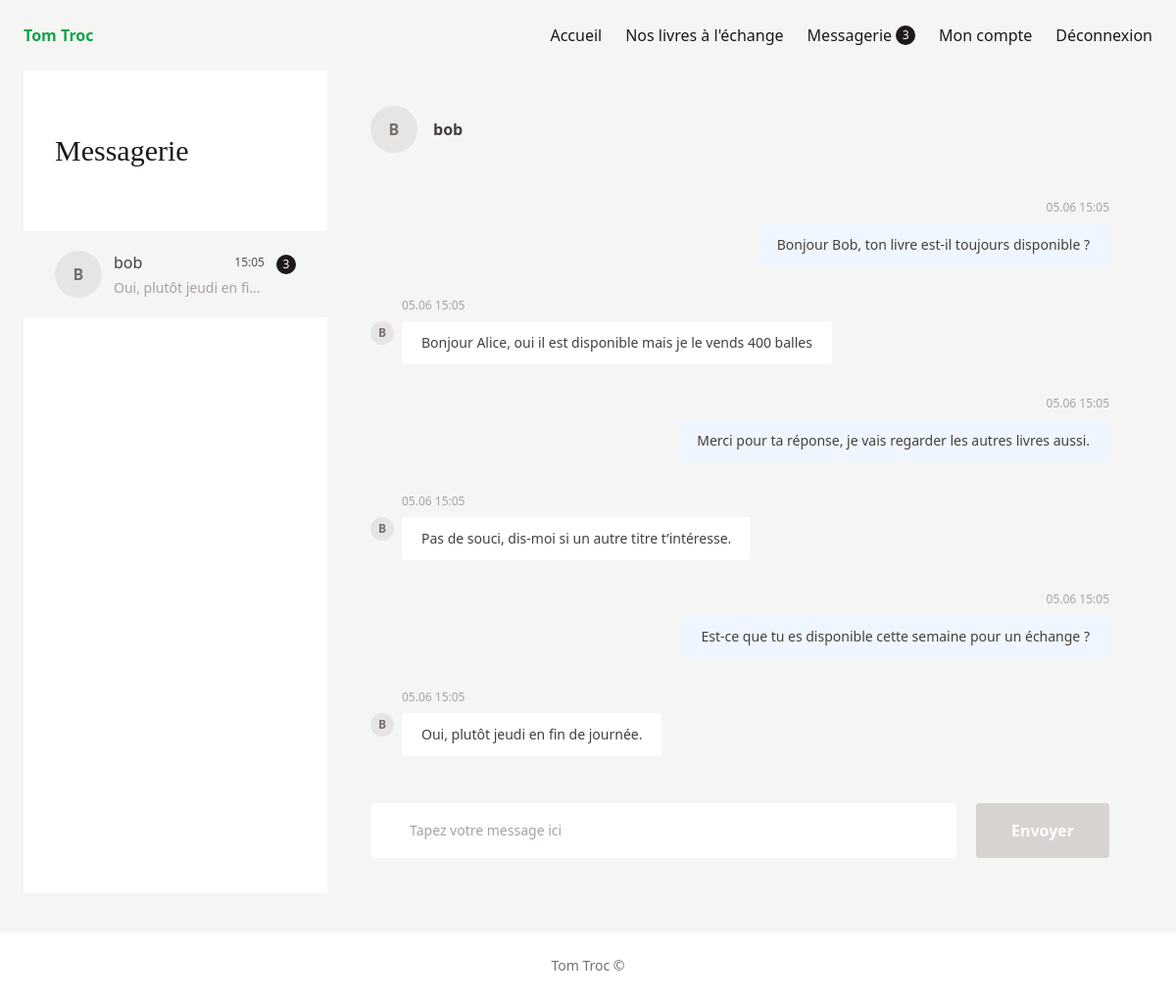
/index.php?action=messages&user=2 (signed in), run on the app's committed database.
### tables this page shows
CREATE TABLE messages (
    id INT AUTO_INCREMENT PRIMARY KEY,
    sender_id INT NOT NULL,
    receiver_id INT NOT NULL,
    content TEXT NOT NULL,
    is_read TINYINT(1) NOT NULL DEFAULT 0,
    created_at DATETIME NOT NULL DEFAULT CURRENT_TIMESTAMP,
    CONSTRAINT fk_messages_sender
        FOREIGN KEY (sender_id)
        REFERENCES users(id)
        ON DELETE CASCADE,
    CONSTRAINT fk_messages_receiver
        FOREIGN KEY (receiver_id)
        REFERENCES users(id)
        ON DELETE CASCADE
);

CREATE TABLE users (
    id INT AUTO_INCREMENT PRIMARY KEY,
    username VARCHAR(100) NOT NULL,
    email VARCHAR(180) NOT NULL,
    password_hash VARCHAR(255) NOT NULL,
    profile_image VARCHAR(255) DEFAULT NULL,
    biography TEXT DEFAULT NULL,
    created_at DATETIME NOT NULL DEFAULT CURRENT_TIMESTAMP,
    UNIQUE (email),
    UNIQUE (username)
);

### views/templates/messages.php (the view, shortened to what the rows shown need)
<section class="mx-auto grid min-h-[780px] max-w-screen-xl grid-cols-[310px_1fr] bg-stone-100 px-6 pb-10">
    <aside class="bg-white">
        <div class="px-8 py-16">
            <h1 class="text-3xl font-serif">Messagerie</h1>
        </div>
        <?php if (empty($conversations)): ?>
            <p class="px-8 text-sm text-stone-400">Aucune conversation pour le moment.</p>
        <?php else: ?>
            <div>
                <?php foreach ($conversations as $conversation): ?>
                    <?php
                    $otherUserId = (int) $conversation['other_user_id'];
                    $otherUsername = Utils::safe($conversation['other_username']);
                    $otherImage = trim((string) $conversation['other_profile_image']);
                    $lastContent = Utils::safe($conversation['content']);
                    $lastDate = new DateTime($conversation['created_at']);
                    $isActive = $selectedUser !== null && $selectedUser->getId() === $otherUserId;
                    $unreadCount = (int) $conversation['unread_count'];
                    $conversationClasses = $isActive ? 'bg-stone-100' : 'bg-white';
                    ?>
                    <a class="flex gap-3 px-8 py-5 <?= $conversationClasses ?>" href="index.php?action=messages&user=<?= $otherUserId ?>">
                        <?php if ($otherImage !== ''): ?>
                            <img class="h-12 w-12 rounded-full object-cover" src="<?= Utils::safe($otherImage) ?>" alt="Photo de <?= $otherUsername ?>">
                        <?php else: ?>
                            <span class="flex h-12 w-12 items-center justify-center rounded-full bg-stone-200 font-bold text-stone-500">
                                <?= strtoupper(substr($otherUsername, 0, 1)) ?>
                            </span>
                        <?php endif; ?>
                        <span class="min-w-0 flex-1">
                            <span class="mb-1 flex items-center justify-between gap-3">
                                <span class="font-medium text-stone-700"><?= $otherUsername ?></span>
                                <span class="text-xs text-stone-600"><?= $lastDate->format('H:i') ?></span>
                            </span>
                            <span class="block truncate text-sm text-stone-400"><?= $lastContent ?></span>
                        </span>
                        <?php if ($unreadCount > 0): ?>
                            <span class="mt-1 flex h-5 min-w-5 items-center justify-center rounded-full bg-stone-900 px-1 text-xs text-white">
                                <?= $unreadCount ?>
                            </span>
                        <?php endif; ?>
                    </a>
                <?php endforeach; ?>
            </div>
        <?php endif; ?>
    </aside>
    <div class="flex min-h-[780px] flex-col px-11 py-9">
        <?php if ($selectedUser === null): ?>
            <div class="flex flex-1 items-center justify-center text-stone-400">
                Sélectionnez une conversation.
            </div>
        <?php else: ?>
            <?php $selectedUsername = Utils::safe($selectedUser->getUsername()); ?>
            <header class="flex items-center gap-4 font-bold text-stone-700">
                <?php if ($selectedUserImage !== ''): ?>
                    <img class="h-12 w-12 rounded-full object-cover" src="<?= Utils::safe($selectedUserImage) ?>" alt="Photo de <?= $selectedUsername ?>">
                <?php else: ?>
                    <span class="flex h-12 w-12 items-center justify-center rounded-full bg-stone-200 font-bold text-stone-500">
                        <?= strtoupper(substr($selectedUsername, 0, 1)) ?>
                    </span>
                <?php endif; ?>
                <span><?= $selectedUsername ?></span>
            </header>
            <div class="flex flex-1 flex-col justify-end gap-8 py-12">
                <?php if (empty($messages)): ?>
                    <p class="mb-auto mt-20 text-center text-sm text-stone-400">
                        Aucun message avec <?= $selectedUsername ?> pour le moment.
                    </p>
                <?php else: ?>
                    <?php foreach ($messages as $message): ?>
                        <?php
                        $isSentByCurrentUser = $message->getSenderId() === $currentUserId;
                        $messageDate = new DateTime($message->getCreatedAt());
                        $messageContent = Utils::safe($message->getContent());
                        ?>
                        <?php if ($isSentByCurrentUser): ?>
                            <div class="ml-auto max-w-[70%] text-right">
                                <p class="mb-2 text-xs text-stone-400"><?= $messageDate->format('d.m H:i') ?></p>
                                <p class="rounded bg-blue-50 px-5 py-3 text-left text-sm text-stone-700">
                                    <?= $messageContent ?>
                                </p>
                            </div>
                        <?php else: ?>
                            <div class="mr-auto flex max-w-[70%] items-start gap-2">
                                <?php if ($selectedUserImage !== ''): ?>
                                    <img class="mt-6 h-6 w-6 rounded-full object-cover" src="<?= Utils::safe($selectedUserImage) ?>" alt="Photo de <?= $selectedUsername ?>">
                                <?php else: ?>
                                    <span class="mt-6 flex h-6 w-6 items-center justify-center rounded-full bg-stone-200 text-xs font-bold text-stone-500">
                                        <?= strtoupper(substr($selectedUsername, 0, 1)) ?>
                                    </span>
                                <?php endif; ?>
                                <div>
                                    <p class="mb-2 text-xs text-stone-400"><?= $messageDate->format('d.m H:i') ?></p>
                                    <p class="rounded bg-white px-5 py-3 text-sm text-stone-700">
                                        <?= $messageContent ?>
                                    </p>
                                </div>
                            </div>
                        <?php endif; ?>
                    <?php endforeach; ?>
                <?php endif; ?>
            </div>
            <form class="flex gap-5" method="post" action="index.php?action=messages&user=<?= $selectedUser->getId() ?>">
                <input
                    class="peer flex-1 rounded bg-white px-10 py-4 text-sm outline-none placeholder:text-stone-400"
                    type="text"
                    name="content"
                    placeholder="Tapez votre message ici"
                    required
                >
                <button
                    class="rounded bg-green-600 px-9 py-4 font-bold text-white peer-invalid:cursor-not-allowed peer-invalid:bg-stone-300"
                    type="submit"
                >
                    Envoyer
                </button>
            </form>
        <?php endif; ?>
    </div>
</section>

### data on the page
messages: sender.username "B", sender.username "bob", created_at "15:05", content "Oui, plutôt jeudi en fi…", unreadCount "3", created_at "05.06 15:05", content "Oui, plutôt jeudi en fin de journée."
users: username "B", username "bob"
messages: created_at "05.06 15:05", content "Bonjour Bob, ton livre est-il toujours disponible ?"
messages: sender.username "B", created_at "05.06 15:05", content "Bonjour Alice, oui il est disponible mais je le vends 400 balles"
messages: created_at "05.06 15:05", content "Merci pour ta réponse, je vais regarder les autres livres aussi."
messages: sender.username "B", created_at "05.06 15:05", content "Pas de souci, dis-moi si un autre titre t’intéresse."
messages: created_at "05.06 15:05", content "Est-ce que tu es disponible cette semaine pour un échange ?"

### other printed values
$unreadMessagesCount "3"
